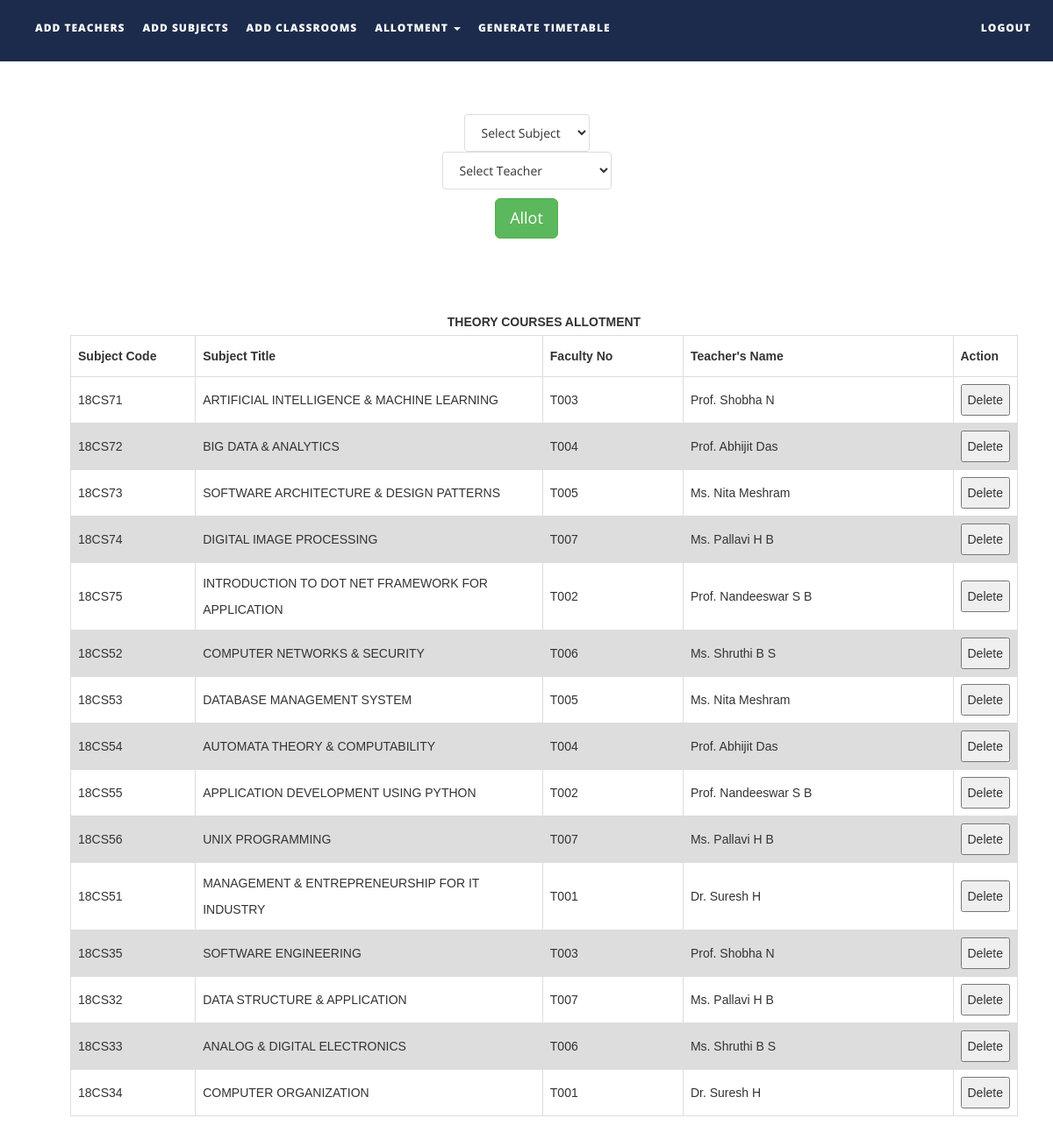
Page /ttms/allotsubjects.php on the committed database.
### tables this page shows
CREATE TABLE `subjects` (
  `subject_code` varchar(10) NOT NULL,
  `subject_name` varchar(50) NOT NULL,
  `course_type` varchar(15) NOT NULL,
  `semester` int(1) NOT NULL,
  `department` varchar(50) NOT NULL,
  `isAlloted` int(1) NOT NULL,
  `allotedto` text NOT NULL
);

CREATE TABLE `teachers` (
  `faculty_number` varchar(10) NOT NULL,
  `name` text NOT NULL,
  `alias` varchar(10) NOT NULL,
  `designation` varchar(30) NOT NULL,
  `contact_number` varchar(15) NOT NULL,
  `emailid` varchar(50) NOT NULL
);

### ttms/allotsubjects.php (the view, shortened to what this page needs)
<!DOCTYPE html>
<html xmlns="http://www.w3.org/1999/xhtml">
<head>
    <link href="assets/css/bootstrap.css" rel="stylesheet"/>
    <link href="assets/css/font-awesome.min.css" rel="stylesheet"/>
    <link href="assets/css/flexslider.css" rel="stylesheet"/>
    <link href="assets/css/style.css" rel="stylesheet"/>
</head>
<body>
<div class="navbar navbar-inverse navbar-fixed-top " id="menu">
    <div class="container">
        <div class="navbar-collapse collapse move-me">
            <ul class="nav navbar-nav navbar-left">
                <li><a href="addteachers.php">ADD TEACHERS</a></li>
                <li><a href="addsubjects.php">ADD SUBJECTS</a></li>
                <li><a href="addclassrooms.php">ADD CLASSROOMS</a></li>
                <li class="dropdown"><a class="dropdown-toggle" data-toggle="dropdown" aria-expanded="false">ALLOTMENT
                        <span class="caret"></span></a>
                </li>
                <li><a href="generatetimetable.php">GENERATE TIMETABLE</a></li>
            </ul>
            <ul class="nav navbar-nav navbar-right">
                <li><a href="index.php">LOGOUT</a></li>
            </ul>
        </div>
    </div>
</div>
<br>
<div align="center">
    <form action="allotmentFormvalidation.php" method="post" style="margin-top: 100px">
        <div style="margin-top: 5px">
            <select name="tobealloted" class="list-group-item">
                <?php
                $q = mysqli_query(mysqli_connect("localhost", "root", "", "ttms"),
                    "SELECT * FROM subjects");
                $row_count = mysqli_num_rows($q);
                if ($row_count) {
                    $mystring = '
         <option selected disabled>Select Subject</option>';
                    while ($row = mysqli_fetch_assoc($q)) {
                        if ($row['isAlloted'] == 1 || $row['course_type'] == "LAB")
                            continue;
                        $mystring .= '<option value="' . $row['subject_code'] . '">' . $row['subject_name'] . '</option>';
                    }
                    echo $mystring;
                }
                ?>
            </select>
        </div>
        <div>
            <select name="toalloted" class="list-group-item">
                <?php
                $q = mysqli_query(mysqli_connect("localhost", "root", "", "ttms"),
                    "SELECT * FROM teachers ");
                $row_count = mysqli_num_rows($q);
                if ($row_count) {
                    $mystring = '
         <option selected disabled>Select Teacher</option>';
                    while ($row = mysqli_fetch_assoc($q)) {
                        $mystring .= '<option value="' . $row['faculty_number'] . '">' . $row['name'] . '</option>';
                    }
                    echo $mystring;
                }
                ?>
            </select>
        </div>
        <div style="margin-top: 10px">
            <button type="submit" class="btn btn-success btn-lg">Allot</button>
        </div>
    </form>
</div>
<table id=allotedsubjectstable>
    <caption><strong>THEORY COURSES ALLOTMENT</strong></caption>
    <tr>
        <th width="150">Subject Code</th>
        <th width=420>Subject Title</th>
        <th width="170">Faculty No</th>
        <th width="330">Teacher's Name</th>
        <th width="40">Action</th>
    </tr>
    <tbody>
    <?php
    $q = mysqli_query(mysqli_connect("localhost", "root", "", "ttms"),
        "SELECT * FROM subjects ");
    while ($row = mysqli_fetch_assoc($q)) {
        if ($row['isAlloted'] == 0 || $row['course_type'] == 'LAB')
            continue;
        $teacher_id = $row['allotedto'];
        $t = mysqli_query(mysqli_connect("localhost", "root", "", "ttms"),
            "SELECT name FROM teachers WHERE faculty_number = '$teacher_id'");
        $trow = mysqli_fetch_assoc($t);
        echo "<tr><td>{$row['subject_code']}</td>
                    <td>{$row['subject_name']}</td>
                    <td>{$row['allotedto']}</td>
                    <td>{$trow['name']}</td>
                   <td>
                    <button>Delete</button></td>
                    </tr>\n";
    }
    ?>
    </tbody>
</table>
</body>
</html>

### ttms/assets/css/style.css (style rules this page uses)
#menu { background-color: rgba(28, 43, 75, 1); color: #fff; font-size: 12px; font-weight: 900; letter-spacing: 1px; min-height: 70px; }
.navbar-inverse { border-color: transparent; }
.navbar-inverse .navbar-nav > li > a, .navbar-inverse .navbar-nav > li > a:hover { color: #FFF; padding: 22px 10px; }

### ttms/allotsubjects.php (style rules this page uses)
table { margin-top: 80px; margin-bottom: 50px; font-family: arial, sans-serif; border-collapse: collapse; margin-left: 80px; width: 90%; }
td, th { border: 1px solid #dddddd; text-align: left; padding: 8px; }
tr:nth-child(even) { background-color: #dddddd; }

### rows in the picture
subjects: subject_code "18CS71", subject_name "ARTIFICIAL INTELLIGENCE & MACHINE LEARNING", allotedto "T003", teachers.name "Prof. Shobha N"
subjects: subject_code "18CS72", subject_name "BIG DATA & ANALYTICS", allotedto "T004", teachers.name "Prof. Abhijit Das"
subjects: subject_code "18CS73", subject_name "SOFTWARE ARCHITECTURE & DESIGN PATTERNS", allotedto "T005", teachers.name "Ms. Nita Meshram"
subjects: subject_code "18CS74", subject_name "DIGITAL IMAGE PROCESSING", allotedto "T007", teachers.name "Ms. Pallavi H B"
subjects: subject_code "18CS75", subject_name "INTRODUCTION TO DOT NET FRAMEWORK FOR APPLICATION", allotedto "T002", teachers.name "Prof. Nandeeswar S B"
subjects: subject_code "18CS52", subject_name "COMPUTER NETWORKS & SECURITY", allotedto "T006", teachers.name "Ms. Shruthi B S"
subjects: subject_code "18CS53", subject_name "DATABASE MANAGEMENT SYSTEM", allotedto "T005", teachers.name "Ms. Nita Meshram"
subjects: subject_code "18CS54", subject_name "AUTOMATA THEORY & COMPUTABILITY", allotedto "T004", teachers.name "Prof. Abhijit Das"
subjects: subject_code "18CS55", subject_name "APPLICATION DEVELOPMENT USING PYTHON", allotedto "T002", teachers.name "Prof. Nandeeswar S B"
subjects: subject_code "18CS56", subject_name "UNIX PROGRAMMING", allotedto "T007", teachers.name "Ms. Pallavi H B"
subjects: subject_code "18CS51", subject_name "MANAGEMENT & ENTREPRENEURSHIP FOR IT INDUSTRY", allotedto "T001", teachers.name "Dr. Suresh H"
subjects: subject_code "18CS35", subject_name "SOFTWARE ENGINEERING", allotedto "T003", teachers.name "Prof. Shobha N"
subjects: subject_code "18CS32", subject_name "DATA STRUCTURE & APPLICATION", allotedto "T007", teachers.name "Ms. Pallavi H B"
subjects: subject_code "18CS33", subject_name "ANALOG & DIGITAL ELECTRONICS", allotedto "T006", teachers.name "Ms. Shruthi B S"
subjects: subject_code "18CS34", subject_name "COMPUTER ORGANIZATION", allotedto "T001", teachers.name "Dr. Suresh H"
